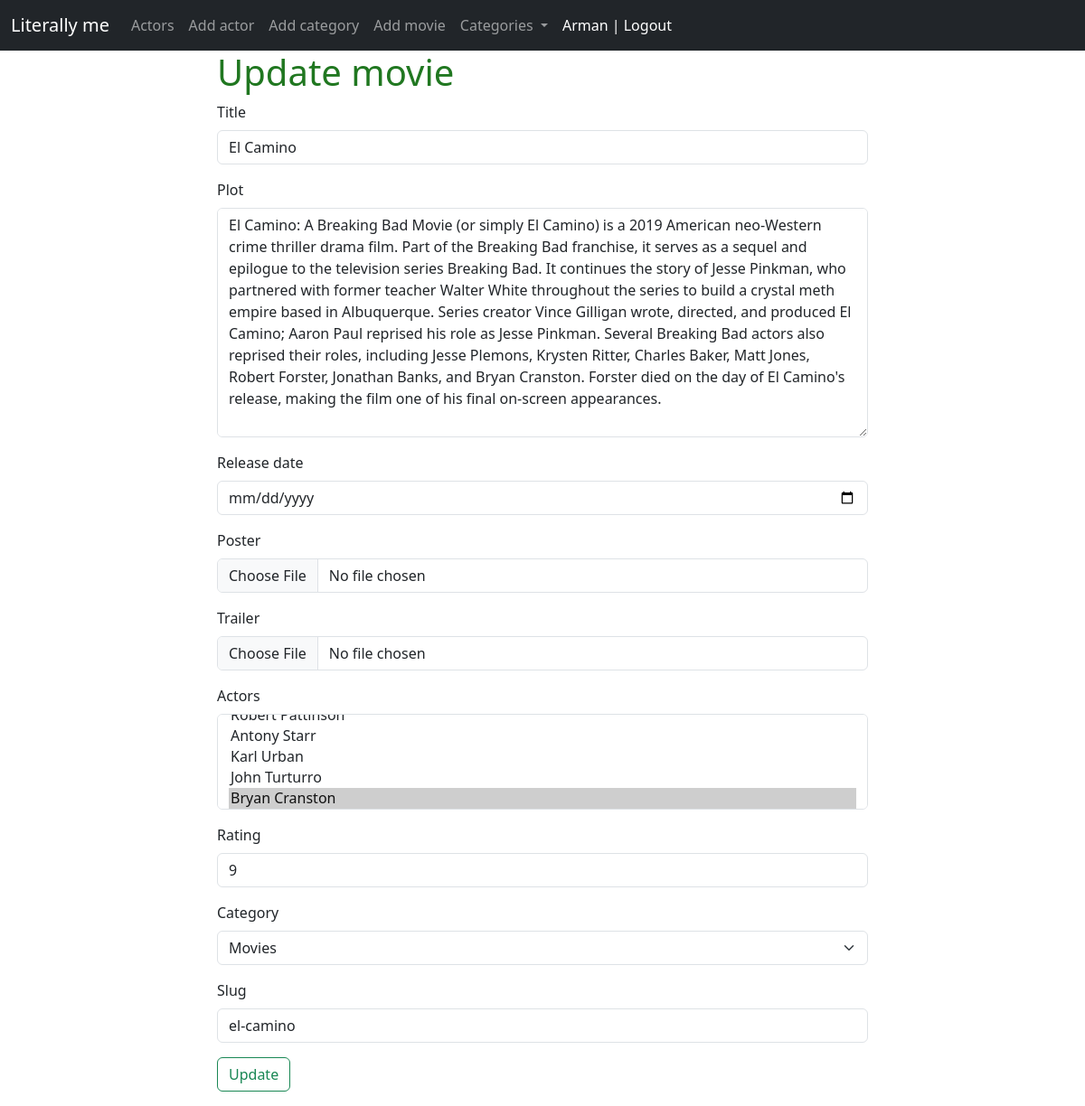
The page /movie/el-camino/update/ (signed in) on the database as committed earlier.
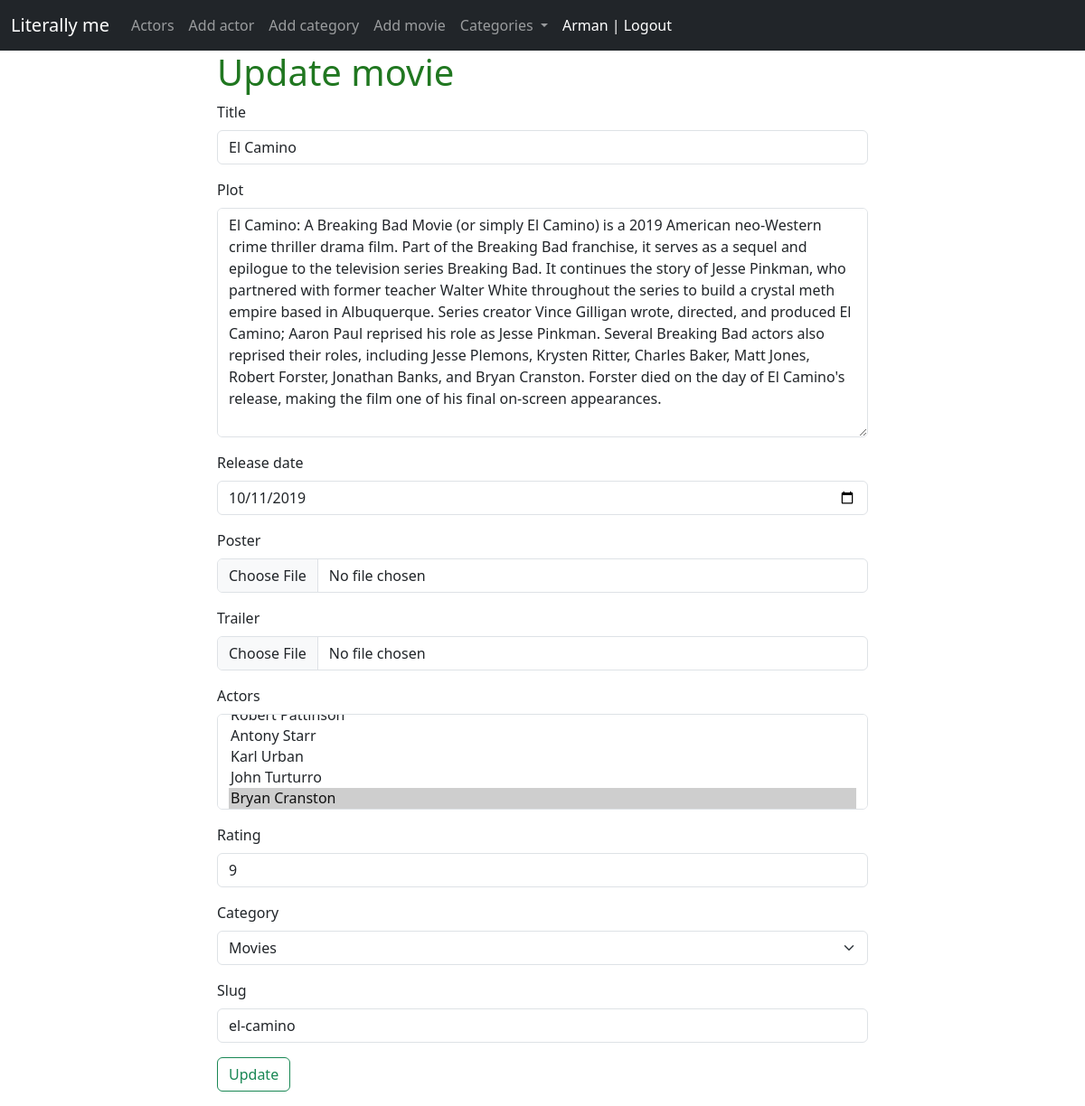
The same page on the database as committed later.
### mainapp/models.py (models this page shows, shortened)
class Movie(models.Model):
    title = models.CharField(max_length=100)
    plot = models.TextField(blank=True)
    release_date = models.DateField(default=datetime.date.today, null=True)
    poster = models.ImageField(upload_to='movie_posters')
    trailer = models.FileField(upload_to='movie_trailers', blank=True)
    create_time = models.DateTimeField(auto_now_add=True)
    actors = models.ManyToManyField(Actor, related_name='movies') # related_name is for finding each actors movies (actor.movies)
    category = models.ForeignKey(Category, on_delete=models.PROTECT, related_name='movies')
    rating = models.IntegerField(default=1, blank=True)
    slug = models.SlugField(max_length=255, unique=True, db_index=True)
    class Meta:
        verbose_name = 'Movies (literally me)'
        verbose_name_plural = 'Movies (literally me)'

### mainapp/views.py (the view, shortened to what this page needs)
# urls.py: path('movie/<slug:movie_slug>/update/', UpdateMovieView.as_view(), name='update_movie'),
class UpdateMovieView(LoginRequiredMixin, DataMixin, UpdateView):
    model = Movie
    form_class = MovieForm
    template_name = 'mainapp/movie/update_movie.html'
    login_url = reverse_lazy('home')
    slug_url_kwarg = 'movie_slug'
    def get_context_data(self, **kwargs):
        context = super().get_context_data(**kwargs)
        mixin_context = self.get_user_context(title='Update movie')
        return dict(list(context.items()) + list(mixin_context.items()))

### mainapp/forms.py (shortened to what this page needs)
class MovieForm(forms.ModelForm):
    def __init__(self, *args, **kwargs):
        super().__init__(*args, **kwargs)
        self.fields['category'].empty_label = 'Choose category'
    class Meta:
        model = Movie
        fields = ['title', 'plot', 'release_date', 'poster', 'trailer', 'actors', 'rating', 'category', 'slug']
        widgets = {
            'title': forms.TextInput(attrs=title_attrs),
            'plot': forms.Textarea(attrs=plot_attrs),
            'release_date': forms.DateInput(attrs=release_date_attrs),
            'trailer': forms.FileInput(attrs=file_attrs),
            'poster': forms.FileInput(attrs=file_attrs),
            'slug': forms.TextInput(attrs=slug_attrs),
            'actors': forms.SelectMultiple(attrs=select_attrs),
            'rating': forms.NumberInput(attrs=rating_attrs),
            'category': forms.Select(attrs=select_attrs)
        }

### mainapp/models.py (called while the page is built)
    def __str__(self):
        return self.name

    def __str__(self):
        return self.name

    def get_absolute_url(self):
        return reverse('category', kwargs={'category_slug': self.slug})

### mainapp/templates/mainapp/movie/update_movie.html (shortened to what this page needs)
{% extends 'mainapp/base.html' %}
{% block content %}
    <h1 class="movie-bold">{{ title }}</h1>
    <form method="post" enctype="multipart/form-data">
            {% for f in form %}
            <div class="mb-3">
                <label for="{{ f.is_for_label }}" class="form-label">{{ f.label }}</label>
                {{ f }}
            </div>
            {% endfor %}
        <button type="submit" class="btn btn-outline-success">Update</button>
    </form>
{% endblock %}

Rows that differ between the two databases and show on the page:
changed Movie "El Camino": release_date (not shown) → "10/11/2019"
